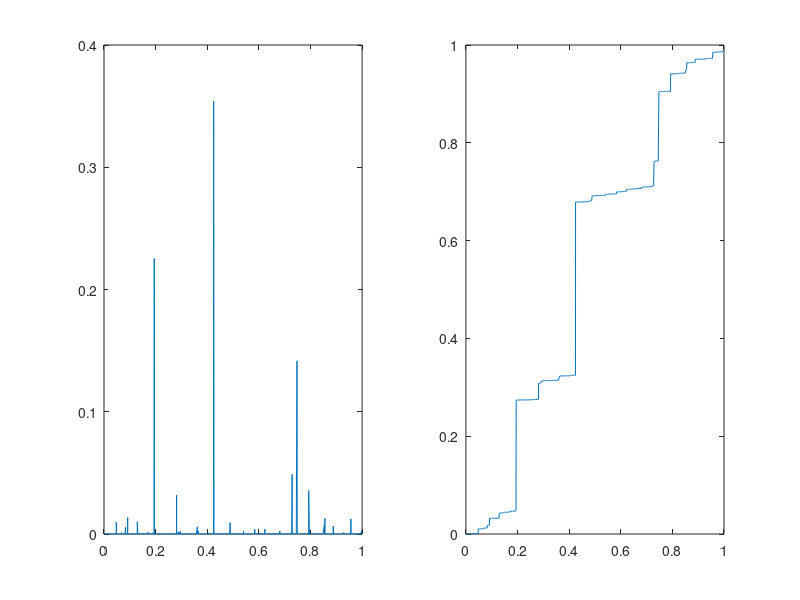

Here is the MATLAB script that generated this plot:
C=1;
e=.000001;
alpha=1/2;
lambda=C/e^alpha;
T=1;

##Se estiman la cantidad de saltos al tiempo T.
N=poissrnd(lambda*T, 1);

##Se estiman los incrementos de X.  Aquí se utiliza
##el resultado del inciso anterior, dodne (rand(N,1).^(1/(alpha)))
##no significa otra cosa mas que $t^{1/alpha}$. Se está suponiendo que
##$t^{1/alpha} X_1$ va variando en incrementos tan chiquitos como e y
##entonces se estima el valor de los incrementos que debería tener X.
dx=e./(rand(N,1).^(1/(alpha)));

##Se acumulan los incrementos de X.
s=[0;cumsum(dx)];

##Se toman N puntos uniformemente distribuidos en [0, T] y se ordenan 
##(Se está parametrizando para graficar).
u=T*rand(N,1);
t=[0;sort(u)];


##Se grafica.
subplot(1,2,1)
plot(t(2:length(t)),dx)
subplot(1,2,2)
plot(t,s)
